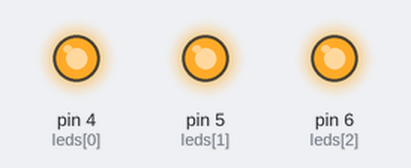
Recording of a sketch running on a simulated Arduino Uno, built with avr-gcc and run on an emulated ATmega328P. On the bench: output pins drawn as LEDs (lit = HIGH).

Above: at 0.5 s.
At 3.5 s:
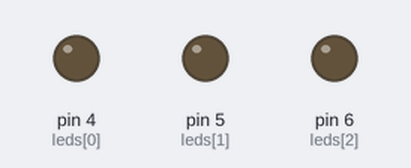
Timing chart, 0 to 4.6 s (numbered marks = the images above):
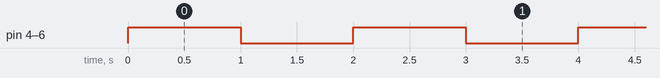

The sketch:

Programa_05_Prendido3LEDs_V2.ino
```cpp
int leds[3]={4, 5, 6};
int i, tam = 3;

void setup(){
	for (i = 0; i<tam; i++){
	  pinMode(leds[i], OUTPUT);
  }
}

void loop() {
	for (i = 0; i<tam; i++){
	  digitalWrite(leds[i], 1);
  }
	delay(1000);

  for (i = 0; i<tam; i++){
	  digitalWrite(leds[i], 0);
  }
	delay(1000);
}
```

Measured:
- by itself, pin 4 (leds[0]), pin 5 (leds[1]), pin 6 (leds[2]): alternates HIGH for 1.0 s and LOW for 1.0 s
